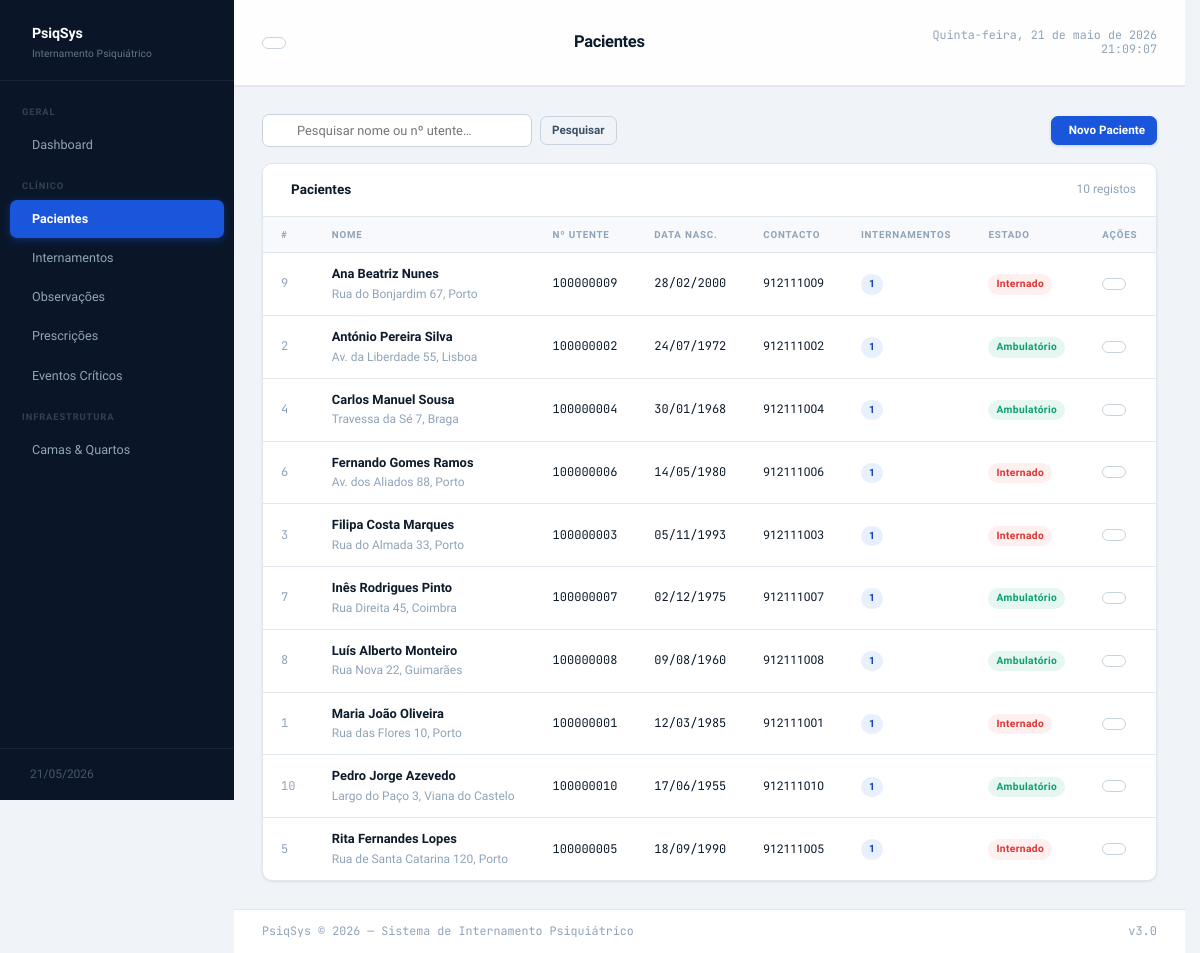
Page /pacientes.php on the committed database.
### tables this page shows
CREATE TABLE IF NOT EXISTS PACIENTE (
  id_paciente      INT          NOT NULL AUTO_INCREMENT,
  nome             VARCHAR(150) NOT NULL,
  data_nascimento  DATE         NOT NULL,
  num_utente       CHAR(9)      NOT NULL,
  contacto         VARCHAR(20)  NULL,
  morada           TEXT         NULL,
  created_at       TIMESTAMP    NOT NULL DEFAULT CURRENT_TIMESTAMP,
  updated_at       TIMESTAMP    NOT NULL DEFAULT CURRENT_TIMESTAMP
                   ON UPDATE CURRENT_TIMESTAMP,
  PRIMARY KEY (id_paciente),
  UNIQUE KEY uk_num_utente (num_utente)
);

### pacientes.php (the view, shortened to what this page needs)
<?php
require_once 'includes/db.php';
$search = trim($_GET['q'] ?? '');
$params = [];
$where  = '1=1';
$rows = $pdo->prepare("
    SELECT
        p.*,
        (
            SELECT COUNT(*)
            FROM INTERNAMENTO i
            WHERE i.id_paciente = p.id_paciente
        ) AS total_internamentos,
        (
            SELECT COUNT(*)
            FROM INTERNAMENTO i
            WHERE i.id_paciente = p.id_paciente
            AND i.data_alta IS NULL
        ) AS internamento_ativo
    FROM PACIENTE p
    WHERE $where
    ORDER BY p.nome
    LIMIT 100
");
$rows->execute($params);
$rows = $rows->fetchAll();
require_once 'includes/header.php';
?>
<div class="flex items-center justify-between mb-4">
    <form method="get" style="display:flex;gap:8px;align-items:center">
        <div class="search-bar">
            <input
                type="text"
                name="q"
                placeholder="Pesquisar nome ou nº utente…"
                value="<?= htmlspecialchars($search) ?>">
        </div>
        <button class="btn btn-outline btn-sm" type="submit">
            Pesquisar
        </button>
    </form>
    <button
        class="btn btn-primary btn-sm"
        onclick="openModal('modal-novo')">
        Novo Paciente
    </button>
</div>
<div class="card">
    <div class="card-header">
        <span class="card-title">
            Pacientes
        </span>
        <span class="text-sm text-muted">
            <?= count($rows) ?> registos
        </span>
    </div>
    <div class="table-wrap">
        <table>
            <thead>
                <tr>
                    <th>#</th>
                    <th>Nome</th>
                    <th>Nº Utente</th>
                    <th>Data Nasc.</th>
                    <th>Contacto</th>
                    <th>Internamentos</th>
                    <th>Estado</th>
                    <th>Ações</th>
                </tr>
            </thead>
            <tbody>
                <?php foreach ($rows as $r): ?>
                    <tr>
                        <td class="mono text-muted">
                            <?= $r['id_paciente'] ?>
                        </td>
                        <td>
                            <div class="fw-600">
                                <?= htmlspecialchars($r['nome']) ?>
                            </div>
                            <div class="text-sm text-muted">
                                <?= htmlspecialchars($r['morada'] ?? '—') ?>
                            </div>
                        </td>
                        <td class="mono">
                            <?= $r['num_utente'] ?>
                        </td>
                        <td class="mono text-sm">
                            <?= date('d/m/Y', strtotime($r['data_nascimento'])) ?>
                        </td>
                        <td class="text-sm">
                            <?= htmlspecialchars($r['contacto'] ?? '—') ?>
                        </td>
                        <td>
                            <span class="badge badge-blue">
                                <?= $r['total_internamentos'] ?>
                            </span>
                        </td>
                        <td>
                            <?php if ($r['internamento_ativo'] > 0): ?>
                                <span class="badge badge-red">
                                    Internado
                                </span>
                            <?php else: ?>
                                <span class="badge badge-green">
                                    Ambulatório
                                </span>
                            <?php endif; ?>
                        </td>
                        <td>
                            <div class="flex gap-2">
                                <button
                                    type="button"
                                    class="btn btn-outline btn-sm"
                                    onclick='abrirEditar(
                                        <?= $r["id_paciente"] ?>,
                                        <?= json_encode($r["nome"]) ?>,
                                        <?= json_encode($r["data_nascimento"]) ?>,
                                        <?= json_encode($r["contacto"] ?? "") ?>,
                                        <?= json_encode($r["morada"] ?? "") ?>
                                    )'>
                                </button>
                            </div>
                        </td>
                    </tr>
                <?php endforeach; ?>
            </tbody>
        </table>
    </div>
</div>
<?php require_once 'includes/footer.php'; ?>

### assets/css/style.css (style rules this page uses)
:root { --bg: #f0f4f8; --surface: #ffffff; --surface-2: #f7f9fc; --surface-3: #eef2f7; --border: #e1e7ef; --border-dark: #c8d3df; --primary: #1a56db; --primary-dark: #1343b8; --primary-light: #e8f0fe; --primary-hover: #1849c6; --text: #0d1b2a; --text-2: #3d5166; --text-3: #8fa3b8; --success: #0d9f6e; --success-bg: #e6f7f2; --warning: #d97706; --warning-bg: #fef3c7; --danger: #e03131; --danger-bg: #fff0f0; --info: #0284c7; --info-bg: #e0f2fe; --sidebar-w: 234px; --topbar-h: 86px; --radius: 10px; --radius-sm: 7px; --radius-xs: 5px; --shadow: 0 1px 3px rgba(13, 27, 42, .06), 0 1px 2px rgba(13, 27, 42, .04); --shadow-md: 0 4px 12px rgba(13, 27, 42, .08), 0 2px 4px rgba(13, 27, 42, .05); --shadow-lg: 0 10px 28px rgba(13, 27, 42, .12), 0 4px 8px rgba(13, 27, 42, .06); --font: 'Plus Jakarta Sans', sans-serif; --mono: 'JetBrains Mono', monospace; --ease: cubic-bezier(0.4, 0, 0.2, 1); --transition: .18s var(--ease); }
*, *::before, *::after { box-sizing: border-box; margin: 0; padding: 0; }
html { font-size: 15px; scrollbar-gutter: stable; }
body { font-family: var(--font); background: var(--bg); color: var(--text); line-height: 1.6; min-height: 100vh; overflow-x: hidden; -webkit-font-smoothing: antialiased; -moz-osx-font-smoothing: grayscale; }
.card { background: var(--surface); border: 1px solid var(--border); border-radius: var(--radius); box-shadow: var(--shadow); overflow: hidden; }
.card-header { padding: 15px 20px; border-bottom: 1px solid var(--border); display: flex; align-items: center; justify-content: space-between; gap: 12px; background: var(--surface); }
.card-title { font-size: .9rem; font-weight: 700; display: flex; align-items: center; gap: 8px; color: var(--text); }
.table-wrap { width: 100%; overflow-x: auto; }
table { width: 100%; min-width: 620px; border-collapse: collapse; font-size: .858rem; }
thead th { text-align: left; padding: 10px 18px; font-size: .65rem; font-weight: 700; letter-spacing: .08em; text-transform: uppercase; color: var(--text-3); background: var(--surface-2); border-bottom: 1px solid var(--border); white-space: nowrap; }
tbody td { padding: 11px 18px; border-bottom: 1px solid var(--border); color: var(--text); vertical-align: middle; }
tbody tr:last-child td { border-bottom: none; }
.badge { display: inline-flex; align-items: center; gap: 3px; padding: 2px 8px; border-radius: 20px; font-size: .68rem; font-weight: 700; letter-spacing: .04em; text-transform: capitalize; white-space: nowrap; }
.badge-blue { background: var(--primary-light); color: var(--primary-dark); }
.badge-green { background: var(--success-bg); color: var(--success); }
.badge-red { background: var(--danger-bg); color: var(--danger); }
.btn { display: inline-flex; align-items: center; gap: 6px; padding: 8px 16px; border-radius: var(--radius-sm); font-family: var(--font); font-size: .858rem; font-weight: 600; cursor: pointer; border: 1px solid transparent; transition: all var(--transition); line-height: 1.4; white-space: nowrap; user-select: none; text-decoration: none; }
.btn-primary { background: var(--primary); color: #fff; border-color: var(--primary); box-shadow: 0 1px 3px rgba(26, 86, 219, .25); }
.btn-outline { background: transparent; color: var(--text-2); border-color: var(--border-dark); }
.btn-sm { padding: 5px 11px; font-size: .78rem; }
.flex { display: flex; }
.items-center { align-items: center; }
.justify-between { justify-content: space-between; }
.gap-2 { gap: 8px; }
.mb-4 { margin-bottom: 16px; }
.text-sm { font-size: .8rem; }
.text-muted { color: var(--text-3); }
.mono { font-family: var(--mono); font-size: .8rem; }
.fw-600 { font-weight: 600; }
.search-bar { position: relative; width: 270px; }
.search-bar input { width: 100%; padding: 8px 12px 8px 34px; border: 1px solid var(--border-dark); border-radius: var(--radius-sm); font-family: var(--font); font-size: .858rem; background: var(--surface); color: var(--text); transition: border-color var(--transition), box-shadow var(--transition); }

### rows in the picture
paciente: id_paciente "9", nome "Ana Beatriz Nunes", morada "Rua do Bonjardim 67, Porto", num_utente "100000009", data_nascimento "28/02/2000", contacto "912111009", total_internamentos "1", shows "Internado"
paciente: id_paciente "2", nome "António Pereira Silva", morada "Av. da Liberdade 55, Lisboa", num_utente "100000002", data_nascimento "24/07/1972", contacto "912111002", total_internamentos "1", shows "Ambulatório"
paciente: id_paciente "4", nome "Carlos Manuel Sousa", morada "Travessa da Sé 7, Braga", num_utente "100000004", data_nascimento "30/01/1968", contacto "912111004", total_internamentos "1", shows "Ambulatório"
paciente: id_paciente "6", nome "Fernando Gomes Ramos", morada "Av. dos Aliados 88, Porto", num_utente "100000006", data_nascimento "14/05/1980", contacto "912111006", total_internamentos "1", shows "Internado"
paciente: id_paciente "3", nome "Filipa Costa Marques", morada "Rua do Almada 33, Porto", num_utente "100000003", data_nascimento "05/11/1993", contacto "912111003", total_internamentos "1", shows "Internado"
paciente: id_paciente "7", nome "Inês Rodrigues Pinto", morada "Rua Direita 45, Coimbra", num_utente "100000007", data_nascimento "02/12/1975", contacto "912111007", total_internamentos "1", shows "Ambulatório"
paciente: id_paciente "8", nome "Luís Alberto Monteiro", morada "Rua Nova 22, Guimarães", num_utente "100000008", data_nascimento "09/08/1960", contacto "912111008", total_internamentos "1", shows "Ambulatório"
paciente: id_paciente "1", nome "Maria João Oliveira", morada "Rua das Flores 10, Porto", num_utente "100000001", data_nascimento "12/03/1985", contacto "912111001", total_internamentos "1", shows "Internado"
paciente: id_paciente "10", nome "Pedro Jorge Azevedo", morada "Largo do Paço 3, Viana do Castelo", num_utente "100000010", data_nascimento "17/06/1955", contacto "912111010", total_internamentos "1", shows "Ambulatório"
paciente: id_paciente "5", nome "Rita Fernandes Lopes", morada "Rua de Santa Catarina 120, Porto", num_utente "100000005", data_nascimento "18/09/1990", contacto "912111005", total_internamentos "1", shows "Internado"

### other values in the picture
$titulo_pagina "Pacientes"
count($rows) "10"
